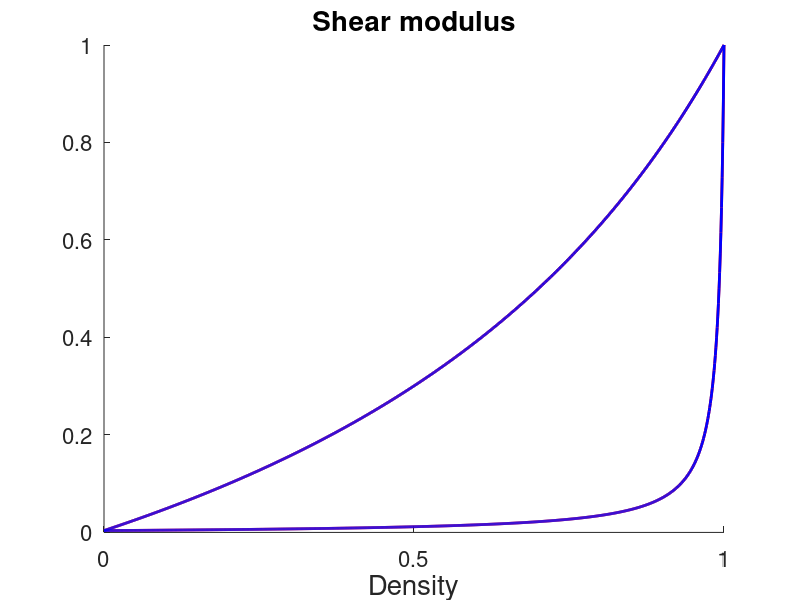
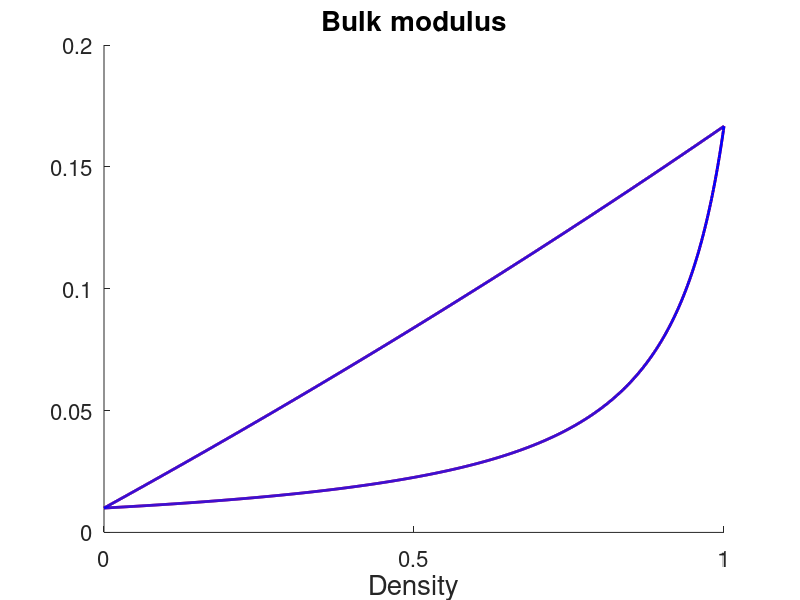

These charts were generated, in order, by the following MATLAB code:
%% Demostracio general i hashin
function Demostracio()

E1 = 1;
E0 = 0.01;
nu1 = -0.5;
nu0 = 1/3;
dimension = 3;


mu=@(E,nu) E/(2*(1+nu));
if dimension == 3
    kappa = @(E,nu) E/(3*(1-2*nu)); %3D
elseif dimension == 2
    kappa = @(E,nu) E/(2*(1-nu));   %2D
end
mu0 = mu(E0,nu0); %mu
mu1 = mu(E1,nu1); %muPreDef

kappa0 = kappa( E0 , nu0 ); %kappa
kappa1 = kappa( E1 , nu1 ); %kPreDef

if dimension == 2
    etamu = @(mu, kappa) kappa*mu/(2*mu+kappa); % 2D
    etakappa = @(mu, kappa) mu; %2D
elseif dimension  == 3
    etamu = @(mu, kappa)  mu*(9*kappa+8*mu)/(6*kappa+12*mu); %3D
    etakappa = @(mu, kappa) 4*mu/3; %3D
end

A = @(f0, f1, df0, df1) -(-f0^2+2*f0*f1-f1^2+df0*df1) /(df1-f1+f0);
B = @(f0, f1, df0, df1) -(df0*f1-df0*df1+df1*f0-2*f0*f1+2*f0^2)/(df1-f1+f0);
C = @(f0)               f0;
D = @(f0, f1, df0, df1) -(df0+df1+2*f0-2*f1)/(df1-f1+f0);

df0 = @(eta, f0, f1) (f0+eta)*(f1-f0)/(f1+eta);
df1 = @(eta, f0, f1) (f1+eta)*(f1-f0)/(f0+eta);

%% Case mu

F0 = mu0;
F1 = mu1;
Eta0 = etamu(mu0, kappa0);
Eta1 = etamu(mu1, kappa1);
DF0 = df0(Eta0, F0, F1);
DF1 = df1(Eta1, F0, F1);

data = computeData(F0, F1, DF0, DF1, Eta0, Eta1, A, B, C, D);
computePlot('Shear modulus', data);

%% Case kappa
F0 = kappa0;
F1 = kappa1;
Eta0 = etakappa(mu0, kappa);
Eta1 = etakappa(mu1, kappa);
DF0 = df0(Eta0, F0, F1);
DF1 = df1(Eta1, F0, F1);
data = computeData(F0, F1, DF0, DF1, Eta0, Eta1, A, B, C, D);
computePlot('Bulk modulus', data);

end

function data = computeData(F0, F1, DF0, DF1, Eta0, Eta1, A, B, C, D)
data.AA = A(F0, F1, DF0, DF1);
data.BB = B(F0, F1, DF0, DF1);
data.CC = C(F0);
data.DD = D(F0, F1, DF0, DF1);
data.F0 = F0;
data.F1 = F1;
data.Eta0 = Eta0;
data.Eta1 = Eta1;
end

function computePlot(Title, data)
AA = data.AA;
BB = data.BB;
CC = data.CC;
DD = data.DD;
F0 = data.F0;
F1 = data.F1;
Eta0 = data.Eta0;
Eta1 = data.Eta1;
figure;
hold on

fHs = @(rho, Eta) F0.*(1-rho)+F1.*rho-((1-rho).*rho*(F1-F0)^2)./(F0.*rho+F1.*(1-rho)+Eta);

plot(linspace(0,1,1000),fHs(linspace(0,1,1000), Eta0), 'r', 'LineWidth',2); %LB plot
plot(linspace(0,1,1000),fHs(linspace(0,1,1000), Eta1), 'r', 'LineWidth',2); %UB plot


%fHsLb = @(rho) F0-(rho)./(1/(F0-F1)-(1-rho)./(F0+Eta0));
%fHsUb = @(rho) F1+(1-rho)./(1/(F0-F1)+rho./(F1+Eta1));


fHsLb = @(rho) F0-(rho).*(F0-F1)*(F0+Eta0)./(F1*(1-rho)+F0*rho+Eta0);
fHsUb = @(rho) F1+(1-rho).*(F0-F1)*(F1+Eta1)./(F1*(1-rho)+F0*rho+Eta1);

plot(linspace(0,1,1000),fHsLb(linspace(0,1,1000)), 'b', 'LineWidth',2); %LB plot
plot(linspace(0,1,1000),fHsUb(linspace(0,1,1000)), 'b', 'LineWidth',2); %UB plot

set(gca,'fontsize',16)
set(gca,'XTick',0:0.5:1)
title(Title,'fontsize',20)
xlabel('Density','fontsize',20)



end
